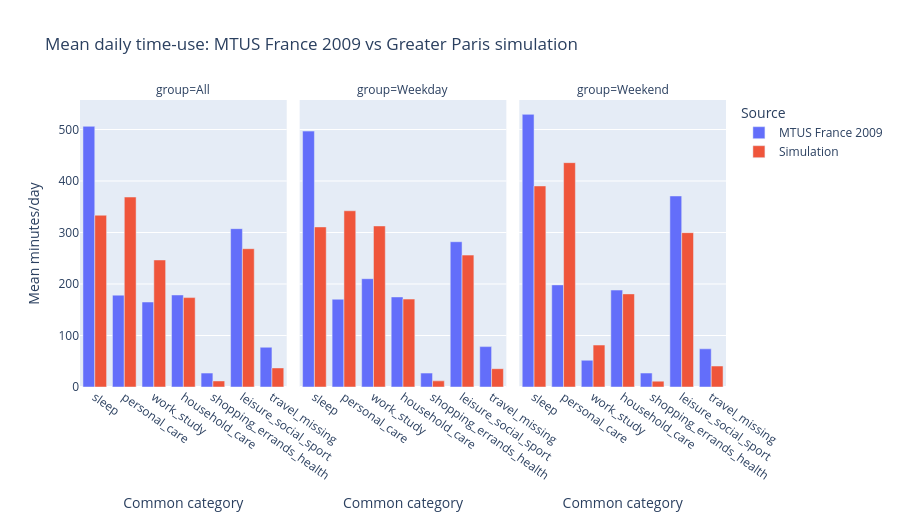

Notebook code for this chart:
### Code cell
comparison_long = comparison.melt(
    id_vars=["group", "category"],
    value_vars=["mtus_minutes", "simulation_minutes"],
    var_name="source",
    value_name="minutes_per_day",
)
comparison_long["source"] = comparison_long["source"].map(
    {"mtus_minutes": "MTUS France 2009", "simulation_minutes": "Simulation"}
)

fig = px.bar(
    comparison_long,
    x="category",
    y="minutes_per_day",
    color="source",
    facet_col="group",
    barmode="group",
    category_orders={"category": COMMON_CATEGORY_ORDER, "group": GROUP_ORDER},
    labels={"category": "Common category", "minutes_per_day": "Mean minutes/day", "source": "Source"},
    title="Mean daily time-use: MTUS France 2009 vs Greater Paris simulation",
    height=520,
)
fig.update_xaxes(tickangle=35)
fig.show()

### Figure 1 — Plotly figure (JSON) as saved in the notebook; plotly's stock layout.template omitted (floating-point values rounded to 4 significant figures)
{"data": [{"alignmentgroup": "True", "hovertemplate": "Source=MTUS France 2009<br>group=All<br>Common category=%{x}<br>Mean minutes/day=%{y}<extra></extra>", "legendgroup": "MTUS France 2009", "marker": {"color": "#636efa", "pattern": {"shape": ""}}, "name": "MTUS France 2009", "offsetgroup": "MTUS France 2009", "orientation": "v", "showlegend": true, "textposition": "auto", "type": "bar", "x": ["sleep", "personal_care", "work_study", "household_care", "shopping_errands_health", "leisure_social_sport", "travel_missing"], "xaxis": "x", "y": [506.2, 178.4, 165.0, 178.7, 27.04, 307.5, 77.19], "yaxis": "y"}, {"alignmentgroup": "True", "hovertemplate": "Source=Simulation<br>group=All<br>Common category=%{x}<br>Mean minutes/day=%{y}<extra></extra>", "legendgroup": "Simulation", "marker": {"color": "#EF553B", "pattern": {"shape": ""}}, "name": "Simulation", "offsetgroup": "Simulation", "orientation": "v", "showlegend": true, "textposition": "auto", "type": "bar", "x": ["sleep", "personal_care", "work_study", "household_care", "shopping_errands_health", "leisure_social_sport", "travel_missing"], "xaxis": "x", "y": [333.6, 368.9, 246.7, 173.6, 11.75, 268.5, 37.02], "yaxis": "y"}, {"alignmentgroup": "True", "hovertemplate": "Source=MTUS France 2009<br>group=Weekday<br>Common category=%{x}<br>Mean minutes/day=%{y}<extra></extra>", "legendgroup": "MTUS France 2009", "marker": {"color": "#636efa", "pattern": {"shape": ""}}, "name": "MTUS France 2009", "offsetgroup": "MTUS France 2009", "orientation": "v", "showlegend": false, "textposition": "auto", "type": "bar", "x": ["sleep", "personal_care", "work_study", "household_care", "shopping_errands_health", "leisure_social_sport", "travel_missing"], "xaxis": "x2", "y": [496.9, 170.4, 210.3, 174.9, 27.0, 282.1, 78.43], "yaxis": "y2"}, {"alignmentgroup": "True", "hovertemplate": "Source=Simulation<br>group=Weekday<br>Common category=%{x}<br>Mean minutes/day=%{y}<extra></extra>", "legendgroup": "Simulation", "marker": {"color": "#EF553B", "pattern": {"shape": ""}}, "name": "Simulation", "offsetgroup": "Simulation", "orientation": "v", "showlegend": false, "textposition": "auto", "type": "bar", "x": ["sleep", "personal_care", "work_study", "household_care", "shopping_errands_health", "leisure_social_sport", "travel_missing"], "xaxis": "x2", "y": [310.8, 342.2, 312.8, 170.7, 11.92, 256.1, 35.54], "yaxis": "y2"}, {"alignmentgroup": "True", "hovertemplate": "Source=MTUS France 2009<br>group=Weekend<br>Common category=%{x}<br>Mean minutes/day=%{y}<extra></extra>", "legendgroup": "MTUS France 2009", "marker": {"color": "#636efa", "pattern": {"shape": ""}}, "name": "MTUS France 2009", "offsetgroup": "MTUS France 2009", "orientation": "v", "showlegend": false, "textposition": "auto", "type": "bar", "x": ["sleep", "personal_care", "work_study", "household_care", "shopping_errands_health", "leisure_social_sport", "travel_missing"], "xaxis": "x3", "y": [529.4, 198.3, 51.93, 188.2, 27.11, 371.0, 74.1], "yaxis": "y3"}, {"alignmentgroup": "True", "hovertemplate": "Source=Simulation<br>group=Weekend<br>Common category=%{x}<br>Mean minutes/day=%{y}<extra></extra>", "legendgroup": "Simulation", "marker": {"color": "#EF553B", "pattern": {"shape": ""}}, "name": "Simulation", "offsetgroup": "Simulation", "orientation": "v", "showlegend": false, "textposition": "auto", "type": "bar", "x": ["sleep", "personal_care", "work_study", "household_care", "shopping_errands_health", "leisure_social_sport", "travel_missing"], "xaxis": "x3", "y": [390.4, 435.6, 81.44, 180.8, 11.33, 299.7, 40.73], "yaxis": "y3"}], "layout": {"annotations": [{"font": {}, "showarrow": false, "text": "group=All", "x": 0.16, "xanchor": "center", "xref": "paper", "y": 1, "yanchor": "bottom", "yref": "paper"}, {"font": {}, "showarrow": false, "text": "group=Weekday", "x": 0.5, "xanchor": "center", "xref": "paper", "y": 1, "yanchor": "bottom", "yref": "paper"}, {"font": {}, "showarrow": false, "text": "group=Weekend", "x": 0.84, "xanchor": "center", "xref": "paper", "y": 1, "yanchor": "bottom", "yref": "paper"}], "barmode": "group", "height": 520, "legend": {"title": {"text": "Source"}, "tracegroupgap": 0}, "title": {"text": "Mean daily time-use: MTUS France 2009 vs Greater Paris simulation"}, "xaxis": {"anchor": "y", "categoryarray": ["sleep", "personal_care", "work_study", "household_care", "shopping_errands_health", "leisure_social_sport", "travel_missing"], "categoryorder": "array", "domain": [0, 0.32], "tickangle": 35, "title": {"text": "Common category"}}, "xaxis2": {"anchor": "y2", "categoryarray": ["sleep", "personal_care", "work_study", "household_care", "shopping_errands_health", "leisure_social_sport", "travel_missing"], "categoryorder": "array", "domain": [0.34, 0.66], "matches": "x", "tickangle": 35, "title": {"text": "Common category"}}, "xaxis3": {"anchor": "y3", "categoryarray": ["sleep", "personal_care", "work_study", "household_care", "shopping_errands_health", "leisure_social_sport", "travel_missing"], "categoryorder": "array", "domain": [0.68, 1.0], "matches": "x", "tickangle": 35, "title": {"text": "Common category"}}, "yaxis": {"anchor": "x", "domain": [0, 1], "title": {"text": "Mean minutes/day"}}, "yaxis2": {"anchor": "x2", "domain": [0, 1], "matches": "y", "showticklabels": false}, "yaxis3": {"anchor": "x3", "domain": [0, 1], "matches": "y", "showticklabels": false}}}
